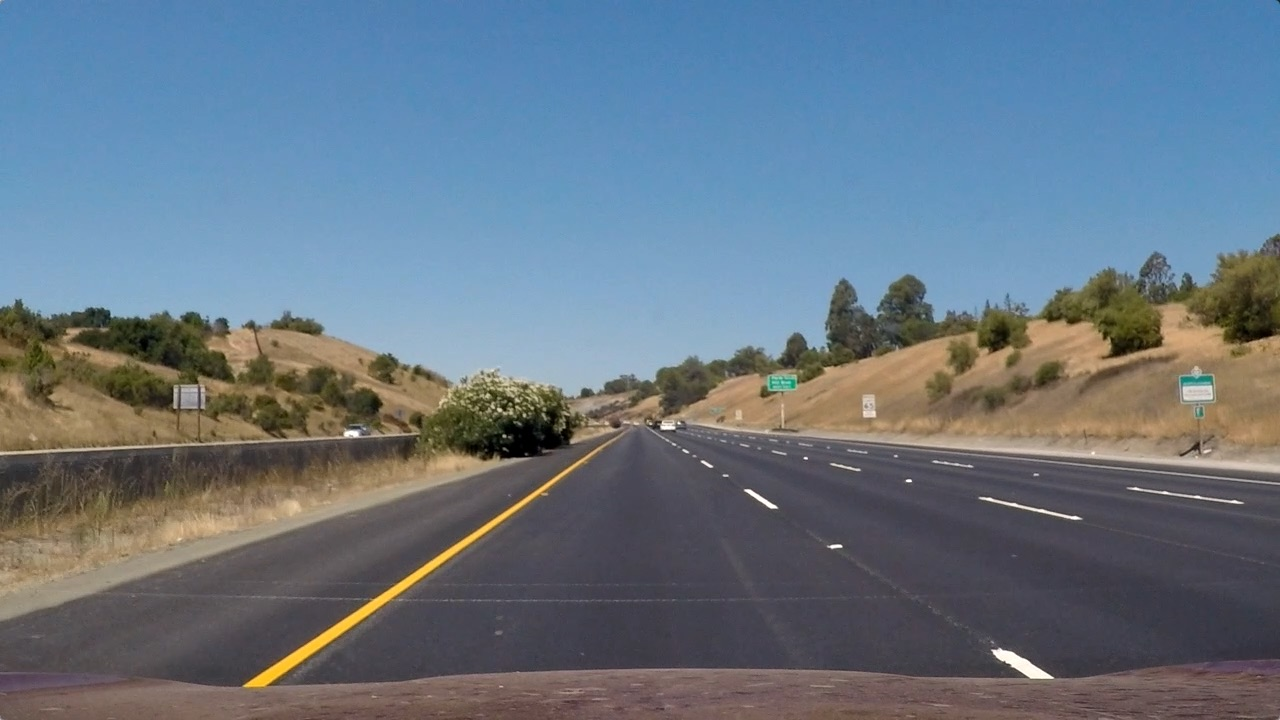
#> input picture test_images/straight_lines1.jpg, 1280 x 720 px
$ jupyter execute --allow-errors Advanced_Lane_Finding_Pipeline.ipynb   (shell and % lines are left out)   (older library calls are emulated)
#> lines starting #> are read from the running program, lines starting #| are printed output that depends on the picture; after the words box and inside, x2 and y2 are one past the last pixel; in counts of white or black regions, pixels touching at a corner belong together; long printed decimals are rounded
## Advanced Lane Finding Project

The goals / steps of this project are the following:

* Compute the camera calibration matrix and distortion coefficients given a set of chessboard images.
* Apply a distortion correction to raw images.
* Use color transforms, gradients, etc., to create a thresholded binary image.
* Apply a perspective transform to rectify binary image ("birds-eye view").
* Detect lane pixels and fit to find the lane boundary.
* Determine the curvature of the lane and vehicle position with respect to center.
* Warp the detected lane boundaries back onto the original image.
* Output visual display of the lane boundaries and numerical estimation of lane curvature and vehicle position.

---
## First, I'll compute the camera calibration using chessboard images

[cell 1]
import os
import sys
import glob
import numpy as np
import pickle
import cv2
import skimage.filters
import matplotlib.pyplot as plt
import matplotlib.image as mpimg

from moviepy.editor import VideoFileClip
from IPython.display import HTML


############################################################################
# This function is used to calibrate the camera and undistort the img
############################################################################
def camera_calibration(cal_img_path):
    '''
        This function is used to calibrate the camera

        Parameters:
            cal_img_path: Path to calibration images


        Returns:
            mtx: Camera matrix
            dist: Distortion coefficients


    '''
    calibration_file = os.path.join(cal_img_path, 'calibration.pkl')
    # Check for camera calibration pickle file
    if os.path.exists(calibration_file):
        f = open(calibration_file, 'rb')
        [mtx, dist] = pickle.load(f)
        f.close()
        return mtx, dist
    else:
        # Arrays to store object points and image points from all the images.
        objpoints = [] # 3d points in real world space
        imgpoints = [] # 2d points in image plane.

        # Setup object points
        objp = np.zeros((6*9,3), np.float32)
        objp[:,:2] = np.mgrid[0:9,0:6].T.reshape(-1,2)

        # Read in list of calibration images
        images = glob.glob(cal_img_path + '\calibration*.jpg')

        # Loop through each calibration image
        for img_file in images:
            # Read in image
            img = cv2.imread(img_file)

            # Convert image to grayscale
            gray = cv2.cvtColor(img, cv2.COLOR_BGR2GRAY)

            # Find chessboard corners
            ret, corners = cv2.findChessboardCorners(gray, (9,6), None)

            # Add object points and image points if corners are found
            if ret == True:
                # Append image points and object points to list
                imgpoints.append(corners)
                objpoints.append(objp)

                # Draw the corners
                img = cv2.drawChessboardCorners(img, (9,6), corners, ret)

        # Get camera calibration info
        ret, mtx, dist, rvecs, tvecs = cv2.calibrateCamera(objpoints, imgpoints, gray.shape[::-1], None, None)

        f = open(calibration_file, 'wb')
        pickle.dump([mtx, dist], f)
        f.close()

        # Return camera matrix and distortion coefficients
        return mtx, dist

### Test camera calibration function

[cell 2]
cal_img_path = '.\camera_cal'
test_img = './test_images/straight_lines1.jpg'
mtx, dist = camera_calibration(cal_img_path)
#> (reads calibration.pkl from the repository)

# Read in a test image
img = cv2.imread(test_img)
#> img is the input picture: shape (720, 1280, 3); mean B, G, R 131.2, 117.7, 103.2
img = cv2.cvtColor(img, cv2.COLOR_BGR2RGB)

# Undistort test image
dst = cv2.undistort(img, mtx, dist, None, mtx)

# Show distorted vs undistorted image
#> (the rest of this cell did not finish here and is left out)

### Perspective Transform

[cell 3]
import cv2
img_path = "test_images"
cal_img_path = '.\camera_cal'
test_img = ['./test_images/straight_lines1.jpg']

IMG_SIZE = 1280, 720 # x,y
WARPED_SIZE = 600, 500 # x,y

# Read in list of test images
images = glob.glob(os.path.join(img_path,'*.jpg'))
harder_img = [os.path.join(os.getcwd(), './Harder_Video_Frames/frame222.jpg')]

def get_transform_points():
    #Source point coordinates
    pt1 = [725, 455]
    pt2 = [555, 455]
    pt3 = [1280, 680]
    pt4 = [0, 680]
    src = np.float32([pt1, pt2, pt3, pt4])

    # Destination point coordinates
    dpt1 = [1080, 0]
    dpt2 = [0, 0]
    dpt3 = [1082, 720]
    dpt4 = [0, 720]
    dst = np.float32([dpt1, dpt2, dpt3, dpt4])

# [29 lines of commented-out code are left out]

    return src, dst

def calculate_perspective_transforms(src, dst):

    # Comput perspective transform
    m = cv2.getPerspectiveTransform(src, dst)

    # Compute inverse perspective tranform
    m_inv = cv2.getPerspectiveTransform(dst, src)

    return m, m_inv


def perspective_transform(m, img):

    img_size = (img.shape[1], img.shape[0])

    # Create warped image
    warped_img = cv2.warpPerspective(img, m, img_size, flags=cv2.INTER_LINEAR)

    return warped_img

# [7 lines left out: function inverse_perspective_transform, not called in this run]


# Calibrate the camera
mtx, dist = camera_calibration(cal_img_path)

# Loop through test images
#> (the rest of this cell did not finish here and is left out)

### Caluclate distance per pixel between lane lines

[cell 4]
test_image = './test_images/straight_lines1.jpg'

img = cv2.imread(test_image)
img = cv2.cvtColor(img, cv2.COLOR_BGR2RGB)

# Undistort test image
dst = cv2.undistort(img, mtx, dist, None, mtx)

# Get transform points
src, dst = get_transform_points()

# Calculate transform
m, m_inv = calculate_perspective_transforms(src, dst)

# Warp image to a "birds eye view"
warped_img = perspective_transform(m, img)


# create a window for the yellow and white dashed line
measurement_window = warped_img[220:355, 275:1035]

print(measurement_window.shape)
#| (135, 760, 3)

# To calculate meters per pixel for width assume lane is 3.66m the minimum requred width by US Law
meterpp_h = 3.66 / measurement_window.shape[1]

# To calculate meters per pixel for height assume dashed lane is 3.05m the minimum required height by US Law
meterpp_v = 3.05 / measurement_window.shape[0]

plt.figure()
#> (this line was passed over: IPython is not available in this run)
plt.imshow(warped_img)
#> (this line was passed over: IPython is not available in this run)
plt.figure()
#> (this line was passed over: IPython is not available in this run)
plt.imshow(measurement_window)
#> (this line was passed over: IPython is not available in this run)

print(meterpp_h)
#| 0.004816
print(meterpp_v)
#| 0.02259

# Save the warp parameters to disk
warp_params = {"m": m,
               "m_inv": m_inv,
               "image_width_height": (1280,720),
               "warped_width_height": (1280,720),
               "mppv": meterpp_v,
               "mpph": meterpp_h}
with open("warp_params.p", "wb") as f:
     pickle.dump(warp_params, f)

### Gradient and Color Thresholding

[cell 5]
img_path = "test_images"
cal_img_path = '.\camera_cal'

# Read in list of test images
images = glob.glob(os.path.join(img_path,'*.jpg'))

# Calibrate the camera
#mtx, dist = camera_calibration(cal_img_path)

# [30 lines left out: function show_images, not called in this run]

def dir_threshold(gray, kernel_size=3, thresh=(0, np.pi/2)):

    sobel_x = cv2.Sobel(gray, cv2.CV_64F, 1, 0, ksize=kernel_size)
    sobel_y = cv2.Sobel(gray, cv2.CV_64F, 0, 1, ksize=kernel_size)


    abs_sobel_x = np.absolute(sobel_x)
    abs_sobel_y = np.absolute(sobel_y)

    direction = np.arctan2(abs_sobel_y,abs_sobel_x)
    direction = np.absolute(direction)

    dir_mask = np.zeros_like(direction)
    dir_mask[(direction >= thresh[0]) & (direction <= thresh[1])] = 1

    return dir_mask


# [14 lines left out: function gradient_magnitude, not called in this run]

def sobel_thresh(gray, dir='x', min_thresh=0, max_thresh=255):

    if dir == 'x':
        # Sobel x
        sobel = cv2.Sobel(gray, cv2.CV_64F, 1, 0) # Take the derivative in x
    else:
        sobel = cv2.Sobel(Gray, cv2.CV_64F, 0, 1)

    abs_sobel = np.absolute(sobel) # Absolute x derivative to accentuate lines away from horizontal
    scaled_sobel = np.uint8(255*abs_sobel/np.max(abs_sobel))

    binary_img = np.zeros_like(scaled_sobel)
    binary_img[(scaled_sobel >= min_thresh) & (scaled_sobel <= max_thresh)] = 1

    return binary_img


def hist(img):
    '''
     This function is used to get the histogram for
     the bottom half of an input image
    '''
    # Grab only the bottom half of the image
    # Lane lines are likely to be mostly vertical nearest to the car
    bottom_half = img[img.shape[0]//2:,:]

    # Sum across image pixels vertically - make sure to set an `axis`
    # i.e. the highest areas of vertical lines should be larger values
    histogram = np.sum(bottom_half, axis=0)

    return histogram

# [11 lines left out: function erode_and_dilate, not called in this run]

test_images = ['./test_images/test1.jpg']


def image_thresholding(warped_img):
    '''
    This function applies all of the image thresholding (color and gradient) for the input image.
    '''

    # Create a copy of bgr image
    bgr = np.copy(warped_img)


    #############################################
    # Color Thresholding
    #############################################
    # Convert to rgb color space
    rgb = cv2.cvtColor(bgr, cv2.COLOR_BGR2RGB)

    #############################
    # Find white and yellow  pixels in an rgb image
    dark = np.array([220, 180, 180], dtype='uint8')
    light = np.array([255, 255, 255], dtype='uint8')
    # Create mask for white in HLS image
    white_mask = cv2.inRange(rgb, dark, light)

    # Find yellow pixels on rgb image
    dark = np.array([225, 0, 0], dtype='uint8')
    light = np.array([255, 255, 204], dtype='uint8')
    # Create mask for yellow in hls image
    yellow_mask = cv2.inRange(rgb, dark, light)

    # Bitwise and both masks with HLS image
    img_masked = cv2.bitwise_and(rgb, rgb, mask=(white_mask|yellow_mask)).astype(np.uint8)

    rgb_binary = cv2.cvtColor(img_masked, cv2.COLOR_RGB2GRAY)

    #f, (ax1, ax2) = plt.subplots(1, 2, figsize=(20,10))
#     plt.figure()
#     plt.imshow(rgb_binary, cmap='gray')


    ########################################
    # R channel binary threshold
    r, g, b, = cv2.split(rgb)

    # Create a color threshold for r channel of rgb
    r_min = np.array(220, dtype='uint8')
    r_max = np.array(255, dtype='uint8')
    r_binary = np.zeros_like(r)
    r_binary[(r >= r_min) & (r <= r_max)] = 1
    #show_images(rgb, r_binary, "RGB" )

    #################################################
    # S channel binary threshold

    # Convert to hls color space: H 0-180 S,L 0-255
    hls = cv2.cvtColor(bgr, cv2.COLOR_BGR2HLS)
    h, l, s = cv2.split(hls)

    # Create a color threshold for s channel of hls
    s_min = np.array(170, dtype='uint8')
    s_max = np.array(255, dtype='uint8')
    s_binary = np.zeros_like(s)
    s_binary[(s >= s_min) & (s <= s_max)] = 1
    #show_images(hls, s_binary, "HLS" )


    ###############################################
    # Gradient Thresholding using sobel x
    ###############################################

    gray = cv2.cvtColor(bgr, cv2.COLOR_BGR2GRAY)

    sx_binary = sobel_thresh(gray, dir='x', min_thresh=20, max_thresh=180)
#     plt.figure()
#     plt.title("sx_binary")
#     plt.imshow(sx_binary, cmap='gray')


    # Gradient direction threshold to only look for vertical edges
    sx_dir_binary = dir_threshold(gray, thresh=(np.pi/2, np.pi/3))
#     plt.figure()
#     plt.title("sobel x dir")
#     plt.imshow(sx_dir_binary, cmap='gray')

    combined_binary = np.zeros_like(sx_binary)
    combined_binary[(sx_binary == 1) | (s_binary == 1) | (r_binary == 1)  | (rgb_binary == 1)]  = 1


    # Plot
#     f, (ax1) = plt.subplots(1, 1, figsize=(15, 15))
#     ax1.set_title('combined_binary')
#     ax1.imshow(combined_binary, cmap='gray')

    return combined_binary


image_files = []
test_path = './project_video_frames/frame'
for i in range(592, 593):
    file_path = test_path + str(i) + '.jpg'
    image_files.append(file_path)
#image_files = ['./project_video_frames/frame1025.jpg','./project_video_frames/frame1026.jpg', './project_video_frames/frame1027.jpg']
# Loop through test images
for img_file in test_img:

    # Read image as BGR
    img = cv2.imread(img_file)

    # Create a copy of the distored image
    dist_img = np.copy(img)

    # Undistort test image
    udst_img = cv2.undistort(dist_img, mtx, dist, None, mtx)

    combined_binary = image_thresholding(udst_img)
#> in image_thresholding, `white_mask = cv2.inRange(rgb, dark, light)`:
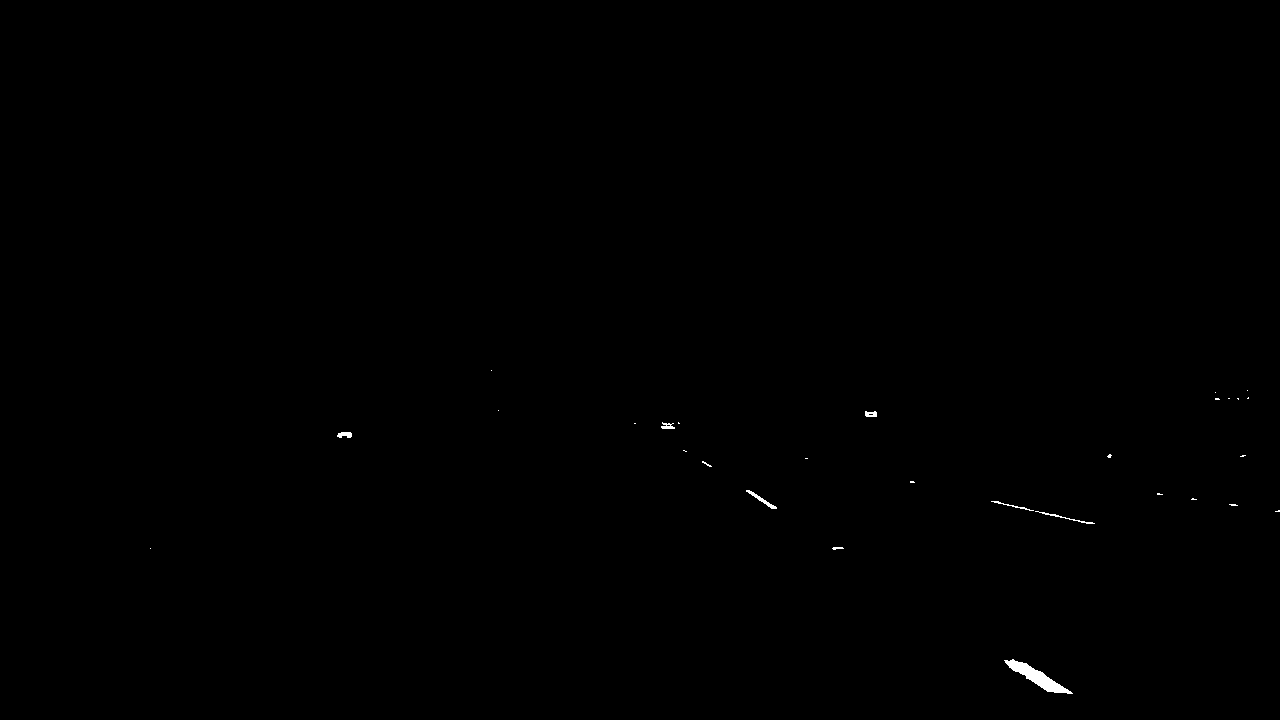
#> white_mask: shape (720, 1280); 0.15% white; 29 white regions (21 under 20 px), largest, box (x1, y1, x2, y2) and area: (1004, 659, 1073, 694) 730, (746, 490, 777, 509) 117, (1035, 511, 1095, 524) 96
#> in image_thresholding, `h, l, s = cv2.split(hls)`:
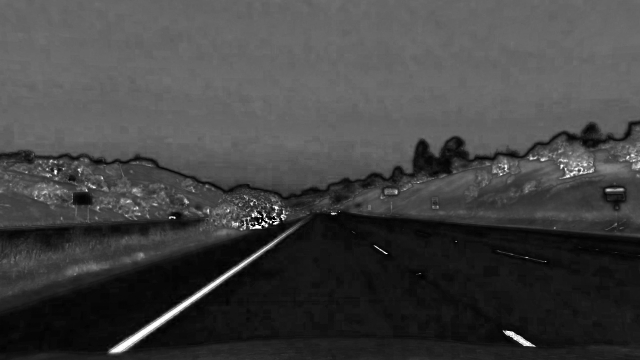
#> s: shape (720, 1280) (shown at 1/2 size); min 0, max 255, mean 66.4
#> in dir_threshold, `sobel_y = cv2.Sobel(gray, cv2.CV_64F, 0, 1, ksize=kernel_size)`:
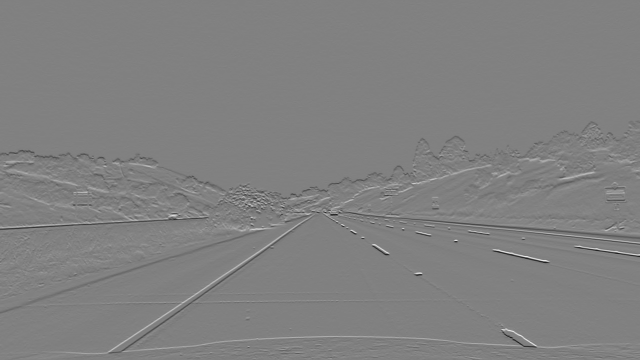
#> sobel_y: shape (720, 1280) float64 (shown at 1/2 size); min -693, max 678, mean -0.2; drawn with min black and max white
#> in dir_threshold, `direction = np.arctan2(abs_sobel_y,abs_sobel_x)`:
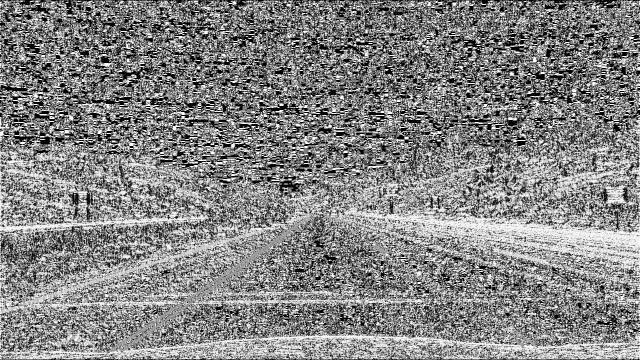
#> direction: shape (720, 1280) float64 (shown at 1/2 size); min 0, max 1.57, mean 0.815; drawn with min black and max white
#> combined_binary: shape (720, 1280); values 0 (black) and 1 (white), 4.2% white; 1935 white regions (1647 under 20 px), largest, box (x1, y1, x2, y2) and area: (214, 431, 626, 707) 5301, (442, 368, 597, 446) 3495, (1001, 657, 1076, 695) 1046

    # Apply a region of interest mask
    img_h = warped_img.shape[0]
    img_w = warped_img.shape[1]
    roi_mask = np.zeros_like(combined_binary)
    vertices = np.array([[0,img_h - 1], [img_w / 2, int(0.5 * img_h)], [img_w - 1, img_h - 1]], dtype=np.int32)
    cv2.fillPoly(roi_mask, [vertices], 1)
#> roi_mask: shape (720, 1280); values 0 (black) and 1 (white), 25% white; 1 white region, box (x1, y1, x2, y2) and area: (0, 360, 1280, 720) 230860
    roi = cv2.bitwise_and(combined_binary, roi_mask)
#> roi: shape (720, 1280); values 0 (black) and 1 (white), 1.2% white; 312 white regions (277 under 20 px), largest, box (x1, y1, x2, y2) and area: (214, 431, 626, 707) 5301, (1001, 657, 1076, 695) 1046, (538, 403, 597, 446) 853
    plt.figure()
#> (this line was passed over: IPython is not available in this run)
    plt.imshow(roi, cmap='gray')
#> (this line was passed over: IPython is not available in this run)


    # Get transform points
    src, dst = get_transform_points()

    # Calculate transform
    m, m_inv = calculate_perspective_transforms(src, dst)

    # Warp image to a "birds eye view"
    warped_img = perspective_transform(m, combined_binary)

    #dilated_binary = erode_and_dilate(combined_binary)

    histogram = hist(warped_img)
#> in hist, `bottom_half = img[img.shape[0]//2:,:]`:
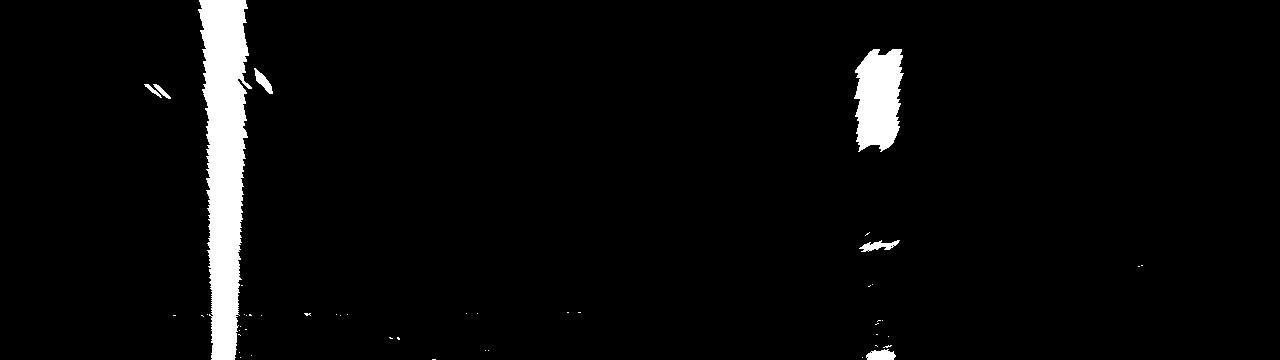
#> bottom_half: shape (360, 1280); values 0 (black) and 1 (white), 3.8% white; 48 white regions (41 under 20 px), largest, box (x1, y1, x2, y2) and area: (198, 0, 252, 360) 12523, (854, 49, 904, 152) 3919, (866, 349, 896, 360) 251
#> in hist, `histogram = np.sum(bottom_half, axis=0)`: histogram = 1280 values, max 360 at index 213, min 0 at index 0, mean 13.58

    plt.figure()
#> (this line was passed over: IPython is not available in this run)
    plt.title("Combined Binary")
    plt.imshow(combined_binary, cmap='gray')
    plt.imsave('./output_images/binary_thresholded.jpg', combined_binary)

# [4 lines of commented-out code are left out]
